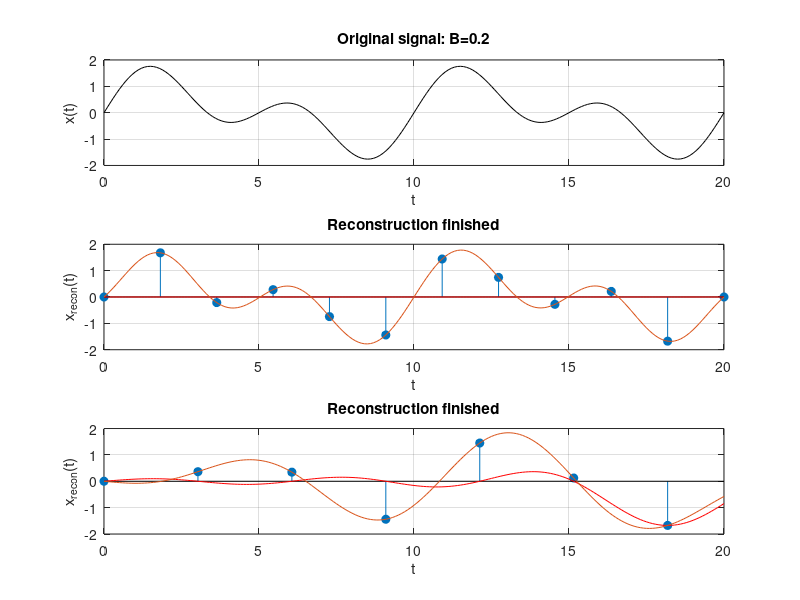

Source code (MATLAB):
% Sampling & reconstruction

clc;
clear; % clears all variables
close all % close all windows
% Creating "analog" signal
t=0:.1:20;
F1=.1;
F2=.2;
x=sin(2*pi*F1*t)+sin(2*pi*F2*t);

% Plotting
figure(1);
subplot(3,1,1);
plot(t,x,'k-');
title(['Original signal: B=',num2str(F2)])
xlabel('t');
ylabel('x(t)');
grid on

% % Creating dialog box with explanations
% l1=[blanks(10),'Sample by sample reconstruction.'];
% l2='Blue dots: Input samples.';
% l3='Blue curve: reconstructed signal.';
% l4='Red curve: contribution to output sample from current sample.';
% l5='Click or press any key to update with 1 iteration.';
% l6='(You can keep this window open while watching the reconstruction)';
% information ={l1,'',l2,l3,l4,'',l5,'',l6};
% messagebox=msgbox(information,'Information','help');

%%%%%%%%%%%%%%%%%%%%%%%%%%%%%%%%%%%%%%%%%%%%%%%%%%%%%%%%%%%%%%%%%%%%%%%%%%%
Fs = 2*F2 +.15;   % Sampling frequency
Ts = 1/Fs;        % Sampling time
x_samples=x(1:10*Ts:201);

% Starting reconstruction process
subplot(3,1,2);
x_recon=0;
for k=0:length(x_samples)-1
    stem(0:Ts:20,x_samples,'filled');
    if k==length(x_samples)-1
       title('Reconstruction finished');
       xlabel('t');
       ylabel('x_r_e_c_o_n(t)');
    elseif k==0
        title('Sampled signal: F_s = 2xB+.15');
        xlabel('n');
        ylabel('x_s(n)');
    else
       title('Sample by sample reconstruction');
       xlabel('t');
       ylabel('x_r_e_c_o_n(t)');
    end
    grid on;
    l=k:-.1/Ts:k-20/Ts;
    x_recon=x_recon+x_samples(k+1)*sinc(l);
    axis([0 20 -2 2]);
    hold;
    plot(t,x_samples(k+1)*sinc(l),'r')
    plot(t,x_recon);
    hold off;
    waitforbuttonpress; 
    clc
end

%%%%%%%%%%%%%%%%%%%%%%%%%%%%%%%%%%%%%%%%%%%%%%%%%%%%%%%%%%%%%%%%%%%%%%%%%%%
Fs = 2*F2 -.07;   % Sampling frequency
Ts = 1/Fs;        % Sampling time
x_samples=x(1:10*Ts:201);

% Starting reconstruction process
subplot(3,1,3);
x_recon=0;
for k=0:length(x_samples)-1
    stem(0:Ts:20,x_samples,'filled');
    if k==length(x_samples)-1
       title('Reconstruction finished');
       xlabel('t');
       ylabel('x_r_e_c_o_n(t)');
    elseif k==0
        title('Sampled signal: F_s = 2xB-.15'); 
        xlabel('n');
        ylabel('x_s(n)');
    else
       title('Sample by sample reconstruction'); 
       xlabel('t');
       ylabel('x_r_e_c_o_n(t)');
    end
    grid on;

    l=k:-.1/Ts:k-20/Ts;
    x_recon=x_recon+x_samples(k+1)*sinc(l);
    axis([0 20 -2 2]);
    hold;
    plot(t,x_samples(k+1)*sinc(l),'r')
    plot(t,x_recon);
    hold off; 
    waitforbuttonpress; 
    clc
end
